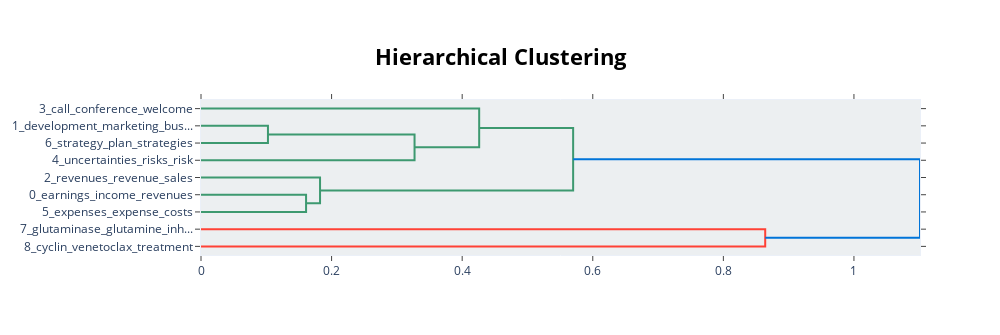

The code cell stored with this chart in its notebook:
### Markdown cell above
Zeroshot 9 Topics for the following cells

### Code cell
topic_model.visualize_hierarchy()

### Figure 1 — Plotly figure (JSON) as saved in the notebook; plotly's stock layout.template omitted (floating-point values rounded to 4 significant figures)
{"data": [{"hoverinfo": "text", "marker": {"color": "rgb(61,153,112)"}, "mode": "lines", "type": "scatter", "x": [0, 0.1025, 0.1025, 0], "xaxis": "x", "y": [-15, -15, -25, -25], "yaxis": "y"}, {"hoverinfo": "text", "marker": {"color": "rgb(61,153,112)"}, "mode": "lines", "type": "scatter", "x": [0.1025, 0.327, 0.327, 0], "xaxis": "x", "y": [-20, -20, -35, -35], "yaxis": "y"}, {"hoverinfo": "text", "marker": {"color": "rgb(61,153,112)"}, "mode": "lines", "type": "scatter", "x": [0, 0.426, 0.426, 0.327], "xaxis": "x", "y": [-5, -5, -27.5, -27.5], "yaxis": "y"}, {"hoverinfo": "text", "marker": {"color": "rgb(61,153,112)"}, "mode": "lines", "type": "scatter", "x": [0, 0.1609, 0.1609, 0], "xaxis": "x", "y": [-55, -55, -65, -65], "yaxis": "y"}, {"hoverinfo": "text", "marker": {"color": "rgb(61,153,112)"}, "mode": "lines", "type": "scatter", "x": [0, 0.1823, 0.1823, 0.1609], "xaxis": "x", "y": [-45, -45, -60, -60], "yaxis": "y"}, {"hoverinfo": "text", "marker": {"color": "rgb(61,153,112)"}, "mode": "lines", "type": "scatter", "x": [0.426, 0.5699, 0.5699, 0.1823], "xaxis": "x", "y": [-16.25, -16.25, -52.5, -52.5], "yaxis": "y"}, {"hoverinfo": "text", "marker": {"color": "rgb(255,65,54)"}, "mode": "lines", "type": "scatter", "x": [0, 0.8641, 0.8641, 0], "xaxis": "x", "y": [-75, -75, -85, -85], "yaxis": "y"}, {"hoverinfo": "text", "marker": {"color": "rgb(0,116,217)"}, "mode": "lines", "type": "scatter", "x": [0.5699, 1.101, 1.101, 0.8641], "xaxis": "x", "y": [-34.38, -34.38, -80, -80], "yaxis": "y"}], "layout": {"autosize": false, "height": 335, "hoverlabel": {"bgcolor": "white", "font": {"family": "Rockwell", "size": 16}}, "hovermode": "closest", "plot_bgcolor": "#ECEFF1", "showlegend": false, "title": {"font": {"color": "Black", "size": 22}, "text": "<b>Hierarchical Clustering</b>", "x": 0.5, "xanchor": "center", "yanchor": "top"}, "width": 1000, "xaxis": {"mirror": "allticks", "rangemode": "tozero", "showgrid": false, "showline": true, "showticklabels": true, "ticks": "outside", "type": "linear", "zeroline": false}, "yaxis": {"mirror": "allticks", "range": [-90, 0], "rangemode": "tozero", "showgrid": false, "showline": true, "showticklabels": true, "tickmode": "array", "ticks": "outside", "ticktext": ["3_call_conference_welcome", "1_development_marketing_bus...", "6_strategy_plan_strategies", "4_uncertainties_risks_risk", "2_revenues_revenue_sales", "0_earnings_income_revenues", "5_expenses_expense_costs", "7_glutaminase_glutamine_inh...", "8_cyclin_venetoclax_treatment"], "tickvals": [-5, -15, -25, -35, -45, -55, -65, -75, -85], "type": "linear", "zeroline": false}}}
